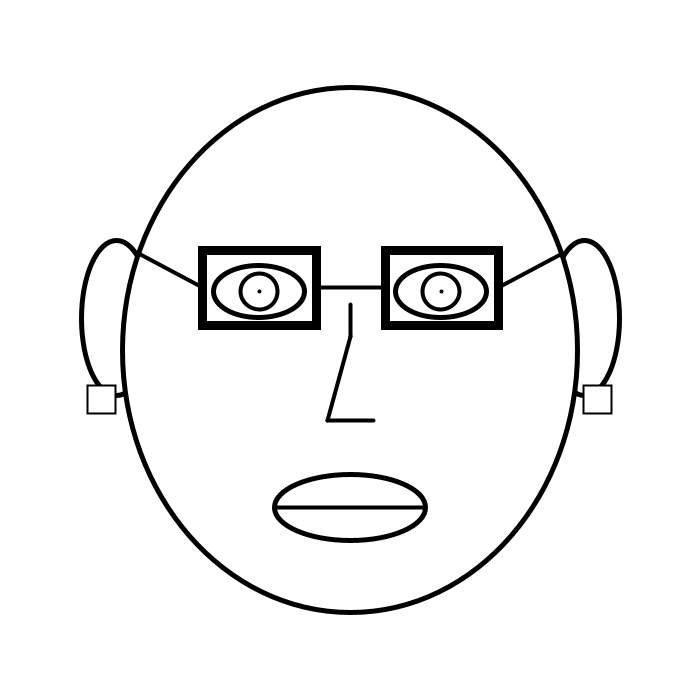
Frame 1 (no input)
Frame 60 (the mouse pressed at the canvas centre just before this capture): identical to frame 1, image omitted
Frame 120 (the mouse held since frame 60 and released just before this capture): identical to frame 1, image omitted

The Processing sketch that drew this single still picture (run headless with seeded random() and noise(); from frame 60 on, the mouse is pressed at the canvas centre):

// Processing sketch: Inheritance_Assignment
// ── Inheritance_Assignment.pde
//Shape - Point - Line - Ellipse - Rectangle
//Shape - Point - Circle - Square 

ArrayList<Shape> shapes = new ArrayList<Shape>();

void setup() {
  size (700, 700);

  float x = width*1/2;
  float y = width*1/2;
  float diameterX = width*1.3/2;
  float diameterY = height*3/4;
  float ptX = x-width*1/30;
  float ptY = y+height*1/10;
  float side = width*1/25;

  Ellipse face =  new Ellipse(x, y, diameterX, diameterY);
  Ellipse leftEye = new Ellipse(x-diameterX*1/5, y-diameterY*1/9, diameterX*1/5, diameterY*1/10);
  Ellipse rightEye = new Ellipse(x+diameterX*1/5, y-diameterY*1/9, diameterX*1/5, diameterY*1/10);
  Line noseSlant = new Line(x, y-height*1/50, ptX, ptY);
  Line nose = new Line(ptX, ptY, x+width*1/30, ptY); 
  Line noseLine = new Line(x, y-height*1/50, x, ptY*1.45/2);
  Ellipse mouth = new Ellipse(x, y*1.45, diameterX*1/3, diameterY*1/8);
  Line lips = new Line(x-(0.5*(diameterX*1/3)), y*1.45, x+(0.5*(diameterX*1/3)), y*1.45);
  Circle leftPupil = new Circle(x-diameterX*1/5, y-diameterY*1/9, 0.4*(diameterX*1/5));
  Circle rightPupil = new Circle(x+diameterX*1/5, y-diameterY*1/9, 0.4*(diameterX*1/5));
  Point pLeftEye = new Point(x-diameterX*1/5, y-diameterY*1/9);
  Point pRightEye = new Point(x+diameterX*1/5, y-diameterY*1/9);
  Rectangle leftLense = new Rectangle(x-width*1/4.75, y*1/1.4, diameterX*1/4, diameterY*1/7);
  Rectangle rightLense = new Rectangle(x+width*1/20, y*1/1.4, diameterX*1/4, diameterY*1/7);
  Line topNosePiece = new Line((x-width*1/4.75)+diameterX*1/4, (y*1/1.4)+diameterY*1/14, x+width*1/20, (y*1/1.4+diameterY*1/14));
  Ellipse leftEar = new Ellipse (width*1/6, height*1/2.2, width*1/10, height*1/4.5);
  Ellipse rightEar = new Ellipse (width-width*1/6, height*1/2.2, width*1/10, height*1/4.5);
  Line leftStick = new Line(x-width*1/4.75, (y*1/1.4)+diameterY*1/14, width*1/5, height*1/2.75);
  Line rightStick = new Line((x+width*1/20)+diameterX*1/4, (y*1/1.4)+diameterY*1/14, width-width*1/5, height*1/2.75);
  Square leftEarring = new Square (x*1/4, y*1.1, side);
  Square rightEarring = new Square (width-(x*1/3), y*1.1, side);
  shapes.add(leftEar);
  shapes.add(rightEar);
  shapes.add(face);
  shapes.add(leftLense);
  shapes.add(rightLense);
  shapes.add(leftEye);
  shapes.add(rightEye);
  shapes.add(noseSlant);
  shapes.add(nose);
  shapes.add(noseLine);
  shapes.add(mouth);
  shapes.add(lips);
  shapes.add(leftPupil);
  shapes.add(rightPupil);
  shapes.add(pLeftEye);
  shapes.add(pRightEye);
  shapes.add(topNosePiece);
  shapes.add(leftStick);
  shapes.add(rightStick);
  shapes.add(leftEarring);
  shapes.add(rightEarring);
}//end setup

void draw() {
  background(255);
  for (Shape s : shapes) {
    s.draw();
  }//end FOR
}//end setup

void keyPressed() {
}//end keyPressed

void mousePressed() {
  println("X =", mouseX, "AND Y =", mouseY);
}//end keyPressed

// ── Circle.pde
//Shape - Point - Line - Ellipse - Rectangle
//Shape - Point - Circle - Square 

class Circle extends Point{
  //Global Variables
  float diameterX;
  //Constructor
  Circle(float x, float y, float diameterX) {
    super(x, y);
    this.diameterX = diameterX;
  }//end Constructor
  
  void draw(){
    strokeLine();
    circle(x, y, diameterX);
  }//end draw
  
  //Common Methods
    public void strokeLine(){
    strokeLine = 4;
  strokeWeight(strokeLine);
}
}//end Circle

// ── Ellipse.pde
//Shape - Point - Line - Ellipse - Rectangle
//Shape - Point - Circle - Square 

class Ellipse extends Line {
  //Global Variables
  float diameterY;
  float diameterX;
  //Constructor
  Ellipse(float x, float y, float diameterX, float diameterY) {
    super(x, y, diameterX, diameterY);
    this.diameterX = diameterX;
    this.diameterY = diameterY;
  }//end Constructor

  void draw() {
    strokeLine();
    ellipse(x, y, diameterX, diameterY);
  }//end draw

  //Common Methods
    public void strokeLine(){
    strokeLine = 5;
  strokeWeight(strokeLine);
}
}//end Circle

// ── Line.pde
//Shape - Point - Line - Ellipse - Rectangle
//Shape - Point - Circle - Square 

class Line extends Point {
  //Global Variables
  float ptX, ptY;
  //
  //Constructor
  Line (float x, float y, float ptX, float ptY) {
    super(x, y);
    this.ptX = ptX;
    this.ptY = ptY;
  }//end Constructor

  void draw() {
    strokeLine();
    line(x, y, ptX, ptY);
  }//end draw

  //Common Methods
  public void strokeLine(){
    strokeLine = 4;
  strokeWeight(strokeLine);
}
}//end Line

// ── Point.pde
//Shape - Point - Line - Ellipse - Rectangle
//Shape - Point - Circle - Square 
int strokeLine = 10;
class Point extends Shape{
  //Global Variables
  
  //Constructor
  Point(float x, float y) {
    super(x, y);
  }//end Constructor
  
  void draw(){
    strokeLine();
    point(x, y);
  }//end draw
  
  //Common Methods
public void strokeLine(){
  strokeWeight(strokeLine);
}

}//end Point

// ── Rectangle.pde
//Shape - Point - Line - Ellipse - Rectangle
//Shape - Point - Circle - Square 

class Rectangle extends Ellipse{
  //Global Variables
  float sideY;
  float sideX;
  //Constructor
  Rectangle(float x, float y, float sideX, float sideY) {
    super(x, y, sideX, sideY);
  }//end Constructor

  void draw() {
    strokeLine();
    rect(x, y, diameterX, diameterY);
  }//end draw

  //Common Methods
  public void strokeLine(){
    strokeLine = 9;
  strokeWeight(strokeLine);
}
}//end Circle

// ── Shape.pde
//Shape - Point - Line - Ellipse - Rectangle
//Shape - Point - Circle - Square 

abstract class Shape {
  //Global Variables
  public float x, y;
  //
  //Constructor
  private Shape(float xParameter, float yParameter) {
    this.x = xParameter;
    this.y = yParameter;
  }

  abstract public void draw();
 //Common Methods
}//end Shape

// ── Square.pde
//Shape - Point - Line - Ellipse - Rectangle
//Shape - Point - Circle - Square 

class Square extends Circle {
  //Global Variables
  float side;
  //
  //Constructor
  private Square(float x, float y, float side) {
    super(x, y, side);
    this.side = side;
  }

  void draw() {
    strokeLine();
    square(x, y, side);
  }//end draw

  //Common Methods
  public void strokeLine(){
    strokeLine = 2;
  strokeWeight(strokeLine);
}
}//end Square
